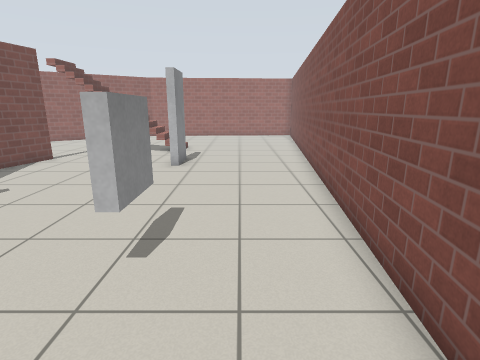
[1] (above)

14 first-person views from a walk through a Gazebo world. The camera is 1.2 m above the floor, tilts 14° down and sees 80° across. The floor is counted in squares, 0.5 m on a side. Each view is taken from the middle of a square. On the plan, view 1 faces up. The plan holds only what a view shows up to about 18 squares ahead; the rest is blank. The place goes on beyond the plan. Gazebo's built-in surfaces are drawn with simple patterns.

[2]
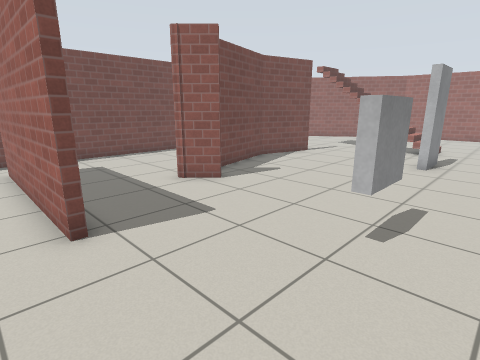

[3]
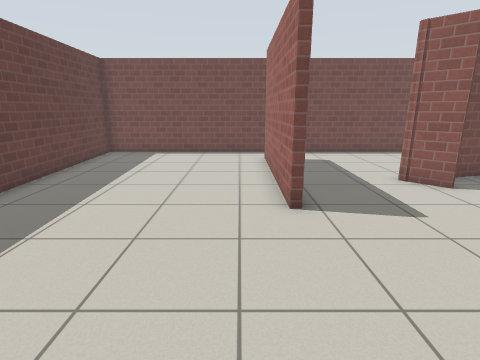

[4]
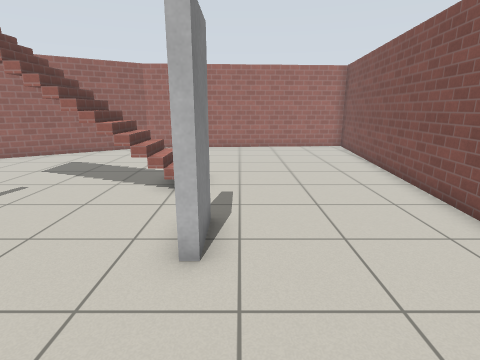

[5]
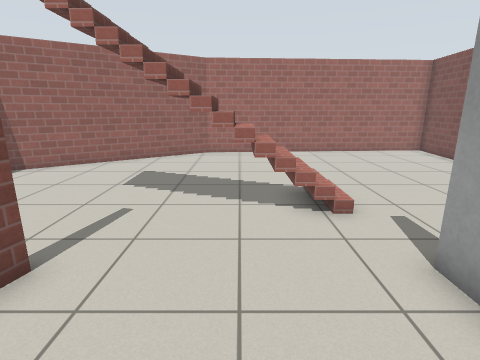

[6]
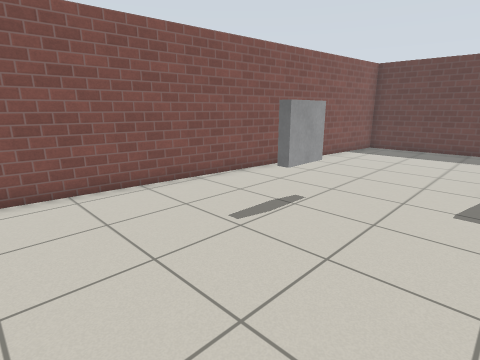

[7]
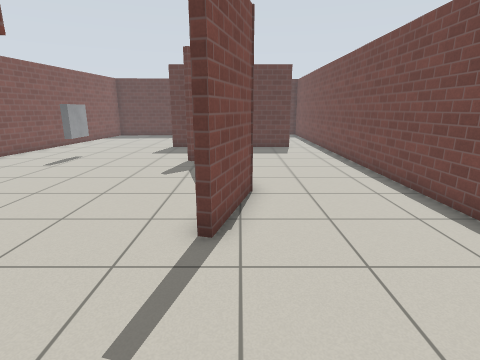

[8]
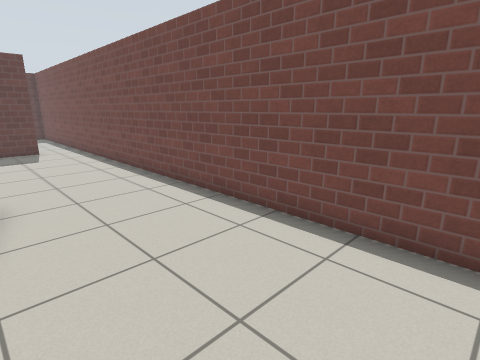

[9]
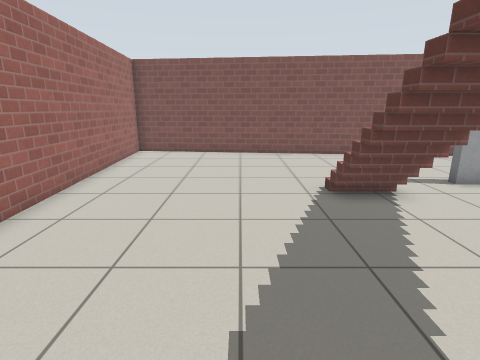

[10]
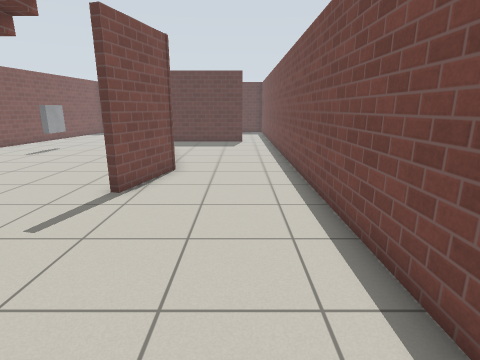

[11]
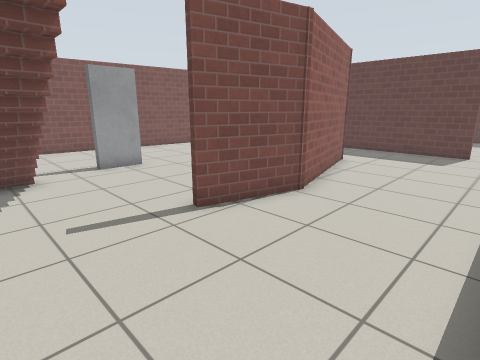

[12]
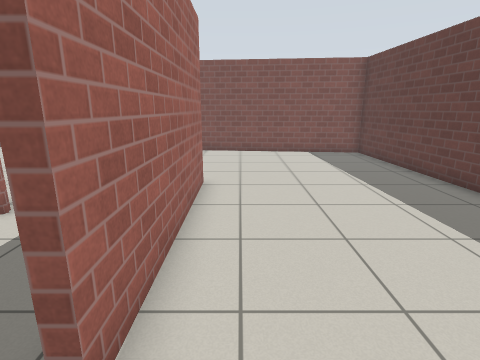

[13]
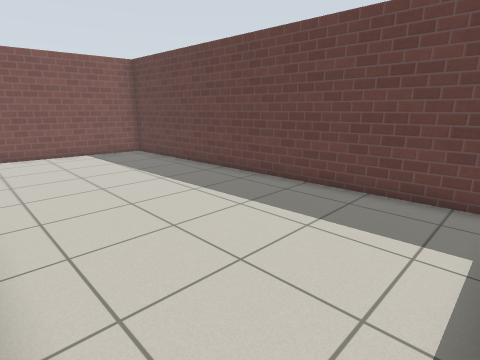

[14]
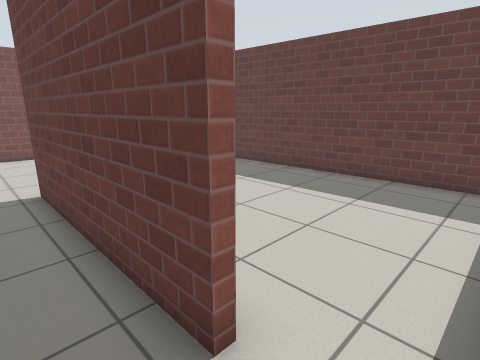

### Floor plan
Points are (right, up) in squares from view 1. A wall is a line through its corners. A room is listed if a view was taken in it or the views show most of it. See-through windows are left out.
Room 1 (views 1, 2, 3, 4, 5, 6, 7, 8, 9, 10, 11, 12, 13, 14)
walls: (-7.5, 5.6) (-8.5, 4.6) (-8.7, 4.5) (-10.4, 10.7) (-9.5, 14); (-9.1, 14) (-10, 10.7) (-8.9, 6.7); (-5.7, 0.5) (-5.7, 0.2) (-13.2, 0.2) (-13.2, 0.5) (-5.7, 0.5); (-15.3, 19.8) (-15.3, -8.4) (1, -7.6) (4.7, 26.9) (-7.8, 26.1) (-15.1, 21.1)
objects: stairs (-9, 16); door leaf (-3, 12) to (-3, 14); window (-2, 4) to (-2, 5)

Positions as (right, up) in squares from view 1, and headings:
1: (0, 0), facing up
2: (0, -1), facing up-left
3: (1, -1), facing left
4: (-2, 8), facing up
5: (-6, 10), facing up
6: (-6, 11), facing down-right
7: (-10, 19), facing down
8: (-10, 19), facing down-left
9: (-12, 21), facing right
10: (-13, 22), facing down
11: (-15, 18), facing down-right
12: (-15, -1), facing right
13: (-15, 0), facing down-right
14: (-15, 2), facing down-right
